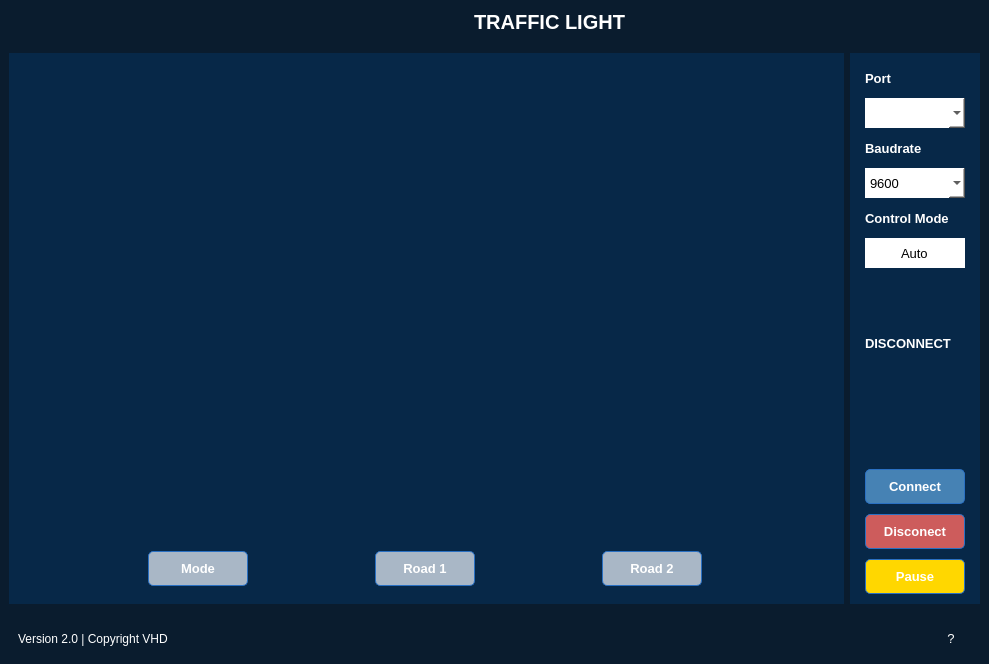
<?xml version="1.0" encoding="UTF-8"?>
<ui version="4.0">
 <class>Traffic_Light</class>
 <widget class="QWidget" name="Traffic_Light">
  <property name="geometry">
   <rect>
    <x>0</x>
    <y>0</y>
    <width>989</width>
    <height>664</height>
   </rect>
  </property>
  <property name="windowTitle">
   <string>Traffic Light GUI</string>
  </property>
  <property name="windowIcon">
   <iconset resource="icons/icons.qrc">
    <normaloff>:/icons/icons8-robot-2-64.png</normaloff>:/icons/icons8-robot-2-64.png</iconset>
  </property>
  <property name="styleSheet">
   <string notr="true">*{
	border: none;
}</string>
  </property>
  <layout class="QVBoxLayout" name="verticalLayout">
   <property name="spacing">
    <number>0</number>
   </property>
   <property name="leftMargin">
    <number>0</number>
   </property>
   <property name="topMargin">
    <number>0</number>
   </property>
   <property name="rightMargin">
    <number>0</number>
   </property>
   <property name="bottomMargin">
    <number>0</number>
   </property>
   <item>
    <widget class="QFrame" name="header_frame">
     <property name="styleSheet">
      <string notr="true">background-color:#0A1C2E
</string>
     </property>
     <property name="frameShape">
      <enum>QFrame::NoFrame</enum>
     </property>
     <property name="frameShadow">
      <enum>QFrame::Raised</enum>
     </property>
     <property name="lineWidth">
      <number>10</number>
     </property>
     <layout class="QHBoxLayout" name="horizontalLayout">
      <property name="spacing">
       <number>0</number>
      </property>
      <property name="leftMargin">
       <number>0</number>
      </property>
      <property name="topMargin">
       <number>0</number>
      </property>
      <property name="rightMargin">
       <number>0</number>
      </property>
      <property name="bottomMargin">
       <number>0</number>
      </property>
      <item>
       <widget class="QFrame" name="header_left_frame">
        <property name="frameShape">
         <enum>QFrame::StyledPanel</enum>
        </property>
        <property name="frameShadow">
         <enum>QFrame::Raised</enum>
        </property>
        <layout class="QHBoxLayout" name="horizontalLayout_4">
         <property name="spacing">
          <number>0</number>
         </property>
         <property name="leftMargin">
          <number>0</number>
         </property>
         <property name="topMargin">
          <number>0</number>
         </property>
         <property name="rightMargin">
          <number>0</number>
         </property>
         <property name="bottomMargin">
          <number>0</number>
         </property>
        </layout>
       </widget>
      </item>
      <item>
       <widget class="QFrame" name="header_center_frame">
        <property name="sizePolicy">
         <sizepolicy hsizetype="Expanding" vsizetype="Preferred">
          <horstretch>0</horstretch>
          <verstretch>0</verstretch>
         </sizepolicy>
        </property>
        <property name="minimumSize">
         <size>
          <width>280</width>
          <height>0</height>
         </size>
        </property>
        <property name="maximumSize">
         <size>
          <width>40</width>
          <height>16777215</height>
         </size>
        </property>
        <property name="frameShape">
         <enum>QFrame::StyledPanel</enum>
        </property>
        <property name="frameShadow">
         <enum>QFrame::Raised</enum>
        </property>
        <layout class="QHBoxLayout" name="horizontalLayout_3">
         <property name="spacing">
          <number>0</number>
         </property>
         <property name="leftMargin">
          <number>10</number>
         </property>
         <property name="topMargin">
          <number>10</number>
         </property>
         <property name="rightMargin">
          <number>10</number>
         </property>
         <property name="bottomMargin">
          <number>10</number>
         </property>
         <item>
          <widget class="QLabel" name="lb_logo">
           <property name="font">
            <font>
             <pointsize>5</pointsize>
            </font>
           </property>
           <property name="text">
            <string/>
           </property>
           <property name="pixmap">
            <pixmap resource="icons/icons.qrc">:/icons/icons8-gui-50.png</pixmap>
           </property>
          </widget>
         </item>
         <item>
          <widget class="QLabel" name="lb_title">
           <property name="sizePolicy">
            <sizepolicy hsizetype="Preferred" vsizetype="Preferred">
             <horstretch>0</horstretch>
             <verstretch>0</verstretch>
            </sizepolicy>
           </property>
           <property name="font">
            <font>
             <family>MS Shell Dlg 2</family>
             <pointsize>15</pointsize>
             <weight>75</weight>
             <italic>false</italic>
             <bold>true</bold>
            </font>
           </property>
           <property name="styleSheet">
            <string notr="true">color: rgb(255, 255, 255);
font: 75 15pt &quot;MS Shell Dlg 2&quot;;
font-weight: bold</string>
           </property>
           <property name="text">
            <string>TRAFFIC LIGHT</string>
           </property>
          </widget>
         </item>
        </layout>
       </widget>
      </item>
      <item alignment="Qt::AlignRight">
       <widget class="QFrame" name="header_right_frame">
        <property name="frameShape">
         <enum>QFrame::StyledPanel</enum>
        </property>
        <property name="frameShadow">
         <enum>QFrame::Raised</enum>
        </property>
        <layout class="QHBoxLayout" name="horizontalLayout_2">
         <property name="leftMargin">
          <number>0</number>
         </property>
         <property name="topMargin">
          <number>0</number>
         </property>
         <property name="rightMargin">
          <number>0</number>
         </property>
         <property name="bottomMargin">
          <number>0</number>
         </property>
         <item>
          <widget class="QPushButton" name="pbtn_minimize">
           <property name="text">
            <string/>
           </property>
           <property name="icon">
            <iconset resource="icons/icons.qrc">
             <normaloff>:/icons/icons8-minimize-50.png</normaloff>:/icons/icons8-minimize-50.png</iconset>
           </property>
           <property name="iconSize">
            <size>
             <width>20</width>
             <height>20</height>
            </size>
           </property>
          </widget>
         </item>
         <item>
          <widget class="QPushButton" name="pbtn_restore">
           <property name="text">
            <string/>
           </property>
           <property name="icon">
            <iconset resource="icons/icons.qrc">
             <normaloff>:/icons/icons8-restore-down-52.png</normaloff>:/icons/icons8-restore-down-52.png</iconset>
           </property>
           <property name="iconSize">
            <size>
             <width>20</width>
             <height>20</height>
            </size>
           </property>
          </widget>
         </item>
         <item>
          <widget class="QPushButton" name="pbtn_close">
           <property name="text">
            <string/>
           </property>
           <property name="icon">
            <iconset resource="icons/icons.qrc">
             <normaloff>:/icons/icons8-x-50.png</normaloff>:/icons/icons8-x-50.png</iconset>
           </property>
           <property name="iconSize">
            <size>
             <width>20</width>
             <height>20</height>
            </size>
           </property>
          </widget>
         </item>
        </layout>
       </widget>
      </item>
     </layout>
    </widget>
   </item>
   <item>
    <widget class="QFrame" name="main_body_frame">
     <property name="sizePolicy">
      <sizepolicy hsizetype="Preferred" vsizetype="Expanding">
       <horstretch>0</horstretch>
       <verstretch>0</verstretch>
      </sizepolicy>
     </property>
     <property name="font">
      <font>
       <pointsize>10</pointsize>
      </font>
     </property>
     <property name="styleSheet">
      <string notr="true">background-color: #0A1C2E
</string>
     </property>
     <property name="frameShape">
      <enum>QFrame::NoFrame</enum>
     </property>
     <property name="frameShadow">
      <enum>QFrame::Raised</enum>
     </property>
     <layout class="QHBoxLayout" name="horizontalLayout_9">
      <item>
       <widget class="QFrame" name="display_frame">
        <property name="styleSheet">
         <string notr="true">background-color: #072848;</string>
        </property>
        <property name="frameShape">
         <enum>QFrame::StyledPanel</enum>
        </property>
        <property name="frameShadow">
         <enum>QFrame::Raised</enum>
        </property>
        <layout class="QVBoxLayout" name="verticalLayout_2">
         <item>
          <widget class="QGraphicsView" name="trafficIntersectionView"/>
         </item>
         <item>
          <widget class="QFrame" name="button_frame">
           <property name="frameShape">
            <enum>QFrame::StyledPanel</enum>
           </property>
           <property name="frameShadow">
            <enum>QFrame::Raised</enum>
           </property>
           <layout class="QHBoxLayout" name="horizontalLayout_8">
            <item>
             <widget class="QPushButton" name="pbtn_mode">
              <property name="sizePolicy">
               <sizepolicy hsizetype="Fixed" vsizetype="Fixed">
                <horstretch>0</horstretch>
                <verstretch>0</verstretch>
               </sizepolicy>
              </property>
              <property name="minimumSize">
               <size>
                <width>100</width>
                <height>35</height>
               </size>
              </property>
              <property name="font">
               <font>
                <pointsize>10</pointsize>
                <weight>75</weight>
                <bold>true</bold>
               </font>
              </property>
              <property name="styleSheet">
               <string notr="true">background-color: #A9B7C6; color: white; border-radius: 5px; border: 1px solid #2A70C2;

</string>
              </property>
              <property name="text">
               <string>Mode</string>
              </property>
             </widget>
            </item>
            <item>
             <widget class="QPushButton" name="pbtn_road1">
              <property name="sizePolicy">
               <sizepolicy hsizetype="Fixed" vsizetype="Fixed">
                <horstretch>0</horstretch>
                <verstretch>0</verstretch>
               </sizepolicy>
              </property>
              <property name="minimumSize">
               <size>
                <width>100</width>
                <height>35</height>
               </size>
              </property>
              <property name="font">
               <font>
                <pointsize>10</pointsize>
                <weight>75</weight>
                <bold>true</bold>
               </font>
              </property>
              <property name="styleSheet">
               <string notr="true">background-color: #A9B7C6;
color: rgb(255, 255, 255);
border-radius: 5px; border: 1px solid #2A70C2;
</string>
              </property>
              <property name="text">
               <string>Road 1</string>
              </property>
             </widget>
            </item>
            <item>
             <widget class="QPushButton" name="pbtn_road2">
              <property name="sizePolicy">
               <sizepolicy hsizetype="Fixed" vsizetype="Fixed">
                <horstretch>0</horstretch>
                <verstretch>0</verstretch>
               </sizepolicy>
              </property>
              <property name="minimumSize">
               <size>
                <width>100</width>
                <height>35</height>
               </size>
              </property>
              <property name="font">
               <font>
                <pointsize>10</pointsize>
                <weight>75</weight>
                <bold>true</bold>
               </font>
              </property>
              <property name="styleSheet">
               <string notr="true">background-color: #A9B7C6;
color: white; border-radius: 5px; border: 1px solid #2A70C2;</string>
              </property>
              <property name="text">
               <string>Road 2</string>
              </property>
             </widget>
            </item>
           </layout>
          </widget>
         </item>
        </layout>
       </widget>
      </item>
      <item>
       <widget class="QFrame" name="serial_frame">
        <property name="minimumSize">
         <size>
          <width>130</width>
          <height>0</height>
         </size>
        </property>
        <property name="maximumSize">
         <size>
          <width>130</width>
          <height>16777215</height>
         </size>
        </property>
        <property name="styleSheet">
         <string notr="true">background-color: #072848;</string>
        </property>
        <property name="frameShape">
         <enum>QFrame::StyledPanel</enum>
        </property>
        <property name="frameShadow">
         <enum>QFrame::Raised</enum>
        </property>
        <layout class="QVBoxLayout" name="verticalLayout_5">
         <property name="spacing">
          <number>5</number>
         </property>
         <property name="leftMargin">
          <number>0</number>
         </property>
         <property name="topMargin">
          <number>0</number>
         </property>
         <property name="rightMargin">
          <number>0</number>
         </property>
         <property name="bottomMargin">
          <number>0</number>
         </property>
         <item alignment="Qt::AlignTop">
          <widget class="QFrame" name="custom_frame">
           <property name="sizePolicy">
            <sizepolicy hsizetype="Fixed" vsizetype="Fixed">
             <horstretch>0</horstretch>
             <verstretch>0</verstretch>
            </sizepolicy>
           </property>
           <property name="minimumSize">
            <size>
             <width>130</width>
             <height>220</height>
            </size>
           </property>
           <property name="maximumSize">
            <size>
             <width>16777215</width>
             <height>16777215</height>
            </size>
           </property>
           <property name="styleSheet">
            <string notr="true"/>
           </property>
           <property name="frameShape">
            <enum>QFrame::StyledPanel</enum>
           </property>
           <property name="frameShadow">
            <enum>QFrame::Raised</enum>
           </property>
           <layout class="QVBoxLayout" name="verticalLayout_3">
            <property name="spacing">
             <number>5</number>
            </property>
            <property name="leftMargin">
             <number>10</number>
            </property>
            <property name="topMargin">
             <number>10</number>
            </property>
            <property name="rightMargin">
             <number>10</number>
            </property>
            <property name="bottomMargin">
             <number>10</number>
            </property>
            <item alignment="Qt::AlignHCenter">
             <widget class="QLabel" name="lb_port">
              <property name="sizePolicy">
               <sizepolicy hsizetype="Fixed" vsizetype="Fixed">
                <horstretch>0</horstretch>
                <verstretch>0</verstretch>
               </sizepolicy>
              </property>
              <property name="minimumSize">
               <size>
                <width>100</width>
                <height>30</height>
               </size>
              </property>
              <property name="font">
               <font>
                <pointsize>10</pointsize>
                <weight>75</weight>
                <bold>true</bold>
               </font>
              </property>
              <property name="styleSheet">
               <string notr="true">color: rgb(255, 255, 255);</string>
              </property>
              <property name="text">
               <string>Port</string>
              </property>
             </widget>
            </item>
            <item alignment="Qt::AlignHCenter">
             <widget class="QComboBox" name="cbb_port">
              <property name="sizePolicy">
               <sizepolicy hsizetype="Fixed" vsizetype="Fixed">
                <horstretch>0</horstretch>
                <verstretch>0</verstretch>
               </sizepolicy>
              </property>
              <property name="minimumSize">
               <size>
                <width>100</width>
                <height>30</height>
               </size>
              </property>
              <property name="font">
               <font>
                <pointsize>10</pointsize>
               </font>
              </property>
              <property name="styleSheet">
               <string notr="true">background-color: rgb(255, 255, 255);</string>
              </property>
             </widget>
            </item>
            <item alignment="Qt::AlignHCenter">
             <widget class="QLabel" name="lb_baud">
              <property name="sizePolicy">
               <sizepolicy hsizetype="Fixed" vsizetype="Fixed">
                <horstretch>0</horstretch>
                <verstretch>0</verstretch>
               </sizepolicy>
              </property>
              <property name="minimumSize">
               <size>
                <width>100</width>
                <height>30</height>
               </size>
              </property>
              <property name="font">
               <font>
                <pointsize>10</pointsize>
                <weight>75</weight>
                <bold>true</bold>
               </font>
              </property>
              <property name="styleSheet">
               <string notr="true">color: rgb(255, 255, 255);</string>
              </property>
              <property name="text">
               <string>Baudrate</string>
              </property>
             </widget>
            </item>
            <item alignment="Qt::AlignHCenter">
             <widget class="QComboBox" name="cbb_baud">
              <property name="sizePolicy">
               <sizepolicy hsizetype="Fixed" vsizetype="Fixed">
                <horstretch>0</horstretch>
                <verstretch>0</verstretch>
               </sizepolicy>
              </property>
              <property name="minimumSize">
               <size>
                <width>100</width>
                <height>30</height>
               </size>
              </property>
              <property name="font">
               <font>
                <pointsize>10</pointsize>
               </font>
              </property>
              <property name="styleSheet">
               <string notr="true">background-color: rgb(255, 255, 255);</string>
              </property>
              <item>
               <property name="text">
                <string>9600</string>
               </property>
              </item>
              <item>
               <property name="text">
                <string>115200</string>
               </property>
              </item>
             </widget>
            </item>
            <item alignment="Qt::AlignHCenter">
             <widget class="QLabel" name="lb_control_mode">
              <property name="sizePolicy">
               <sizepolicy hsizetype="Fixed" vsizetype="Fixed">
                <horstretch>0</horstretch>
                <verstretch>0</verstretch>
               </sizepolicy>
              </property>
              <property name="minimumSize">
               <size>
                <width>100</width>
                <height>30</height>
               </size>
              </property>
              <property name="maximumSize">
               <size>
                <width>100</width>
                <height>16777215</height>
               </size>
              </property>
              <property name="font">
               <font>
                <pointsize>10</pointsize>
                <weight>75</weight>
                <bold>true</bold>
               </font>
              </property>
              <property name="styleSheet">
               <string notr="true">color: rgb(255, 255, 255);</string>
              </property>
              <property name="text">
               <string>Control Mode</string>
              </property>
             </widget>
            </item>
            <item alignment="Qt::AlignHCenter">
             <widget class="QLineEdit" name="le_display_mode">
              <property name="sizePolicy">
               <sizepolicy hsizetype="Fixed" vsizetype="Fixed">
                <horstretch>0</horstretch>
                <verstretch>0</verstretch>
               </sizepolicy>
              </property>
              <property name="minimumSize">
               <size>
                <width>100</width>
                <height>30</height>
               </size>
              </property>
              <property name="maximumSize">
               <size>
                <width>100</width>
                <height>16777215</height>
               </size>
              </property>
              <property name="font">
               <font>
                <pointsize>10</pointsize>
               </font>
              </property>
              <property name="styleSheet">
               <string notr="true">background-color: white
</string>
              </property>
              <property name="text">
               <string>Auto</string>
              </property>
              <property name="alignment">
               <set>Qt::AlignCenter</set>
              </property>
             </widget>
            </item>
            <item alignment="Qt::AlignHCenter">
             <widget class="QLabel" name="lb_icon_status">
              <property name="sizePolicy">
               <sizepolicy hsizetype="Fixed" vsizetype="Fixed">
                <horstretch>0</horstretch>
                <verstretch>0</verstretch>
               </sizepolicy>
              </property>
              <property name="minimumSize">
               <size>
                <width>20</width>
                <height>50</height>
               </size>
              </property>
              <property name="text">
               <string/>
              </property>
              <property name="pixmap">
               <pixmap resource="icons/icons.qrc">:/icons/icons8-warning-50-white.png</pixmap>
              </property>
              <property name="margin">
               <number>5</number>
              </property>
             </widget>
            </item>
            <item alignment="Qt::AlignHCenter">
             <widget class="QLabel" name="lb_status">
              <property name="sizePolicy">
               <sizepolicy hsizetype="Fixed" vsizetype="Fixed">
                <horstretch>0</horstretch>
                <verstretch>0</verstretch>
               </sizepolicy>
              </property>
              <property name="minimumSize">
               <size>
                <width>100</width>
                <height>30</height>
               </size>
              </property>
              <property name="font">
               <font>
                <pointsize>10</pointsize>
                <weight>75</weight>
                <bold>true</bold>
               </font>
              </property>
              <property name="styleSheet">
               <string notr="true">color: rgb(255, 255, 255);</string>
              </property>
              <property name="text">
               <string>DISCONNECT</string>
              </property>
             </widget>
            </item>
           </layout>
          </widget>
         </item>
         <item alignment="Qt::AlignBottom">
          <widget class="QFrame" name="connect_frame">
           <property name="minimumSize">
            <size>
             <width>0</width>
             <height>20</height>
            </size>
           </property>
           <property name="maximumSize">
            <size>
             <width>16777215</width>
             <height>200</height>
            </size>
           </property>
           <property name="styleSheet">
            <string notr="true"/>
           </property>
           <property name="frameShape">
            <enum>QFrame::StyledPanel</enum>
           </property>
           <property name="frameShadow">
            <enum>QFrame::Raised</enum>
           </property>
           <layout class="QVBoxLayout" name="verticalLayout_4">
            <property name="spacing">
             <number>10</number>
            </property>
            <property name="leftMargin">
             <number>10</number>
            </property>
            <property name="topMargin">
             <number>10</number>
            </property>
            <property name="rightMargin">
             <number>10</number>
            </property>
            <property name="bottomMargin">
             <number>10</number>
            </property>
            <item alignment="Qt::AlignHCenter">
             <widget class="QPushButton" name="pbtn_connect">
              <property name="sizePolicy">
               <sizepolicy hsizetype="Fixed" vsizetype="Fixed">
                <horstretch>0</horstretch>
                <verstretch>0</verstretch>
               </sizepolicy>
              </property>
              <property name="minimumSize">
               <size>
                <width>100</width>
                <height>35</height>
               </size>
              </property>
              <property name="font">
               <font>
                <pointsize>10</pointsize>
                <weight>75</weight>
                <bold>true</bold>
               </font>
              </property>
              <property name="styleSheet">
               <string notr="true">background-color:#4682B4;
color: white; border-radius: 5px; border: 1px solid #2A70C2;</string>
              </property>
              <property name="text">
               <string>Connect</string>
              </property>
             </widget>
            </item>
            <item alignment="Qt::AlignHCenter">
             <widget class="QPushButton" name="pbtn_disconnect">
              <property name="sizePolicy">
               <sizepolicy hsizetype="Fixed" vsizetype="Fixed">
                <horstretch>0</horstretch>
                <verstretch>0</verstretch>
               </sizepolicy>
              </property>
              <property name="minimumSize">
               <size>
                <width>100</width>
                <height>35</height>
               </size>
              </property>
              <property name="font">
               <font>
                <pointsize>10</pointsize>
                <weight>75</weight>
                <bold>true</bold>
               </font>
              </property>
              <property name="styleSheet">
               <string notr="true">background-color: #CD5C5C;
color: white; border-radius: 5px; border: 1px solid #2A70C2;</string>
              </property>
              <property name="text">
               <string>Disconect</string>
              </property>
             </widget>
            </item>
            <item alignment="Qt::AlignHCenter">
             <widget class="QPushButton" name="pbtn_pause">
              <property name="sizePolicy">
               <sizepolicy hsizetype="Fixed" vsizetype="Fixed">
                <horstretch>0</horstretch>
                <verstretch>0</verstretch>
               </sizepolicy>
              </property>
              <property name="minimumSize">
               <size>
                <width>100</width>
                <height>35</height>
               </size>
              </property>
              <property name="font">
               <font>
                <pointsize>10</pointsize>
                <weight>75</weight>
                <bold>true</bold>
               </font>
              </property>
              <property name="styleSheet">
               <string notr="true">background-color: #FFD700;
color: white; border-radius: 5px; border: 1px solid #2A70C2;</string>
              </property>
              <property name="text">
               <string>Pause</string>
              </property>
             </widget>
            </item>
           </layout>
          </widget>
         </item>
        </layout>
       </widget>
      </item>
     </layout>
    </widget>
   </item>
   <item alignment="Qt::AlignBottom">
    <widget class="QFrame" name="footer_frame">
     <property name="styleSheet">
      <string notr="true">background-color: #0A1C2E</string>
     </property>
     <property name="frameShape">
      <enum>QFrame::NoFrame</enum>
     </property>
     <property name="frameShadow">
      <enum>QFrame::Raised</enum>
     </property>
     <layout class="QHBoxLayout" name="horizontalLayout_5">
      <item>
       <widget class="QFrame" name="footer_left_frame">
        <property name="styleSheet">
         <string notr="true">color: rgb(255, 255, 255);</string>
        </property>
        <property name="frameShape">
         <enum>QFrame::StyledPanel</enum>
        </property>
        <property name="frameShadow">
         <enum>QFrame::Raised</enum>
        </property>
        <layout class="QHBoxLayout" name="horizontalLayout_6">
         <item alignment="Qt::AlignLeft">
          <widget class="QLabel" name="lb_version">
           <property name="text">
            <string>Version 2.0 | Copyright VHD</string>
           </property>
          </widget>
         </item>
        </layout>
       </widget>
      </item>
      <item>
       <widget class="QFrame" name="footer_right_frame">
        <property name="frameShape">
         <enum>QFrame::StyledPanel</enum>
        </property>
        <property name="frameShadow">
         <enum>QFrame::Raised</enum>
        </property>
        <layout class="QHBoxLayout" name="horizontalLayout_7">
         <item alignment="Qt::AlignRight">
          <widget class="QPushButton" name="pbtn_differ">
           <property name="font">
            <font>
             <pointsize>10</pointsize>
             <weight>50</weight>
             <bold>false</bold>
            </font>
           </property>
           <property name="styleSheet">
            <string notr="true">color: rgb(255, 255, 255);</string>
           </property>
           <property name="text">
            <string>?</string>
           </property>
          </widget>
         </item>
        </layout>
       </widget>
      </item>
      <item alignment="Qt::AlignBottom">
       <widget class="QFrame" name="size_grip">
        <property name="minimumSize">
         <size>
          <width>10</width>
          <height>10</height>
         </size>
        </property>
        <property name="maximumSize">
         <size>
          <width>10</width>
          <height>10</height>
         </size>
        </property>
        <property name="frameShape">
         <enum>QFrame::StyledPanel</enum>
        </property>
        <property name="frameShadow">
         <enum>QFrame::Raised</enum>
        </property>
       </widget>
      </item>
     </layout>
    </widget>
   </item>
  </layout>
 </widget>
 <resources>
  <include location="icons/icons.qrc"/>
  <include location="../../../../../../Project/Project_5_Delta/Delta_Robot_Project/Git/GUI/Front-end/icons/icons.qrc"/>
 </resources>
 <connections/>
</ui>
